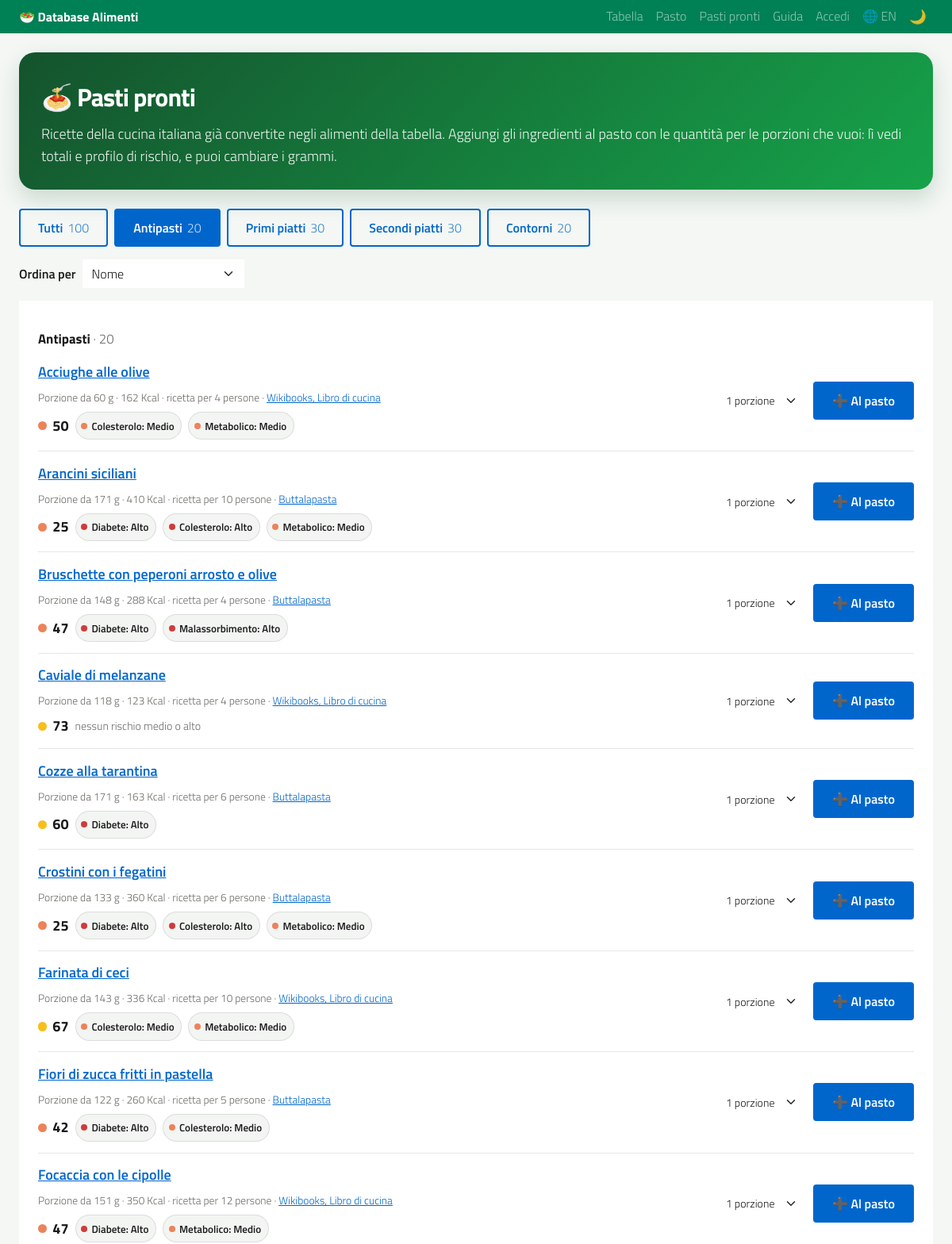
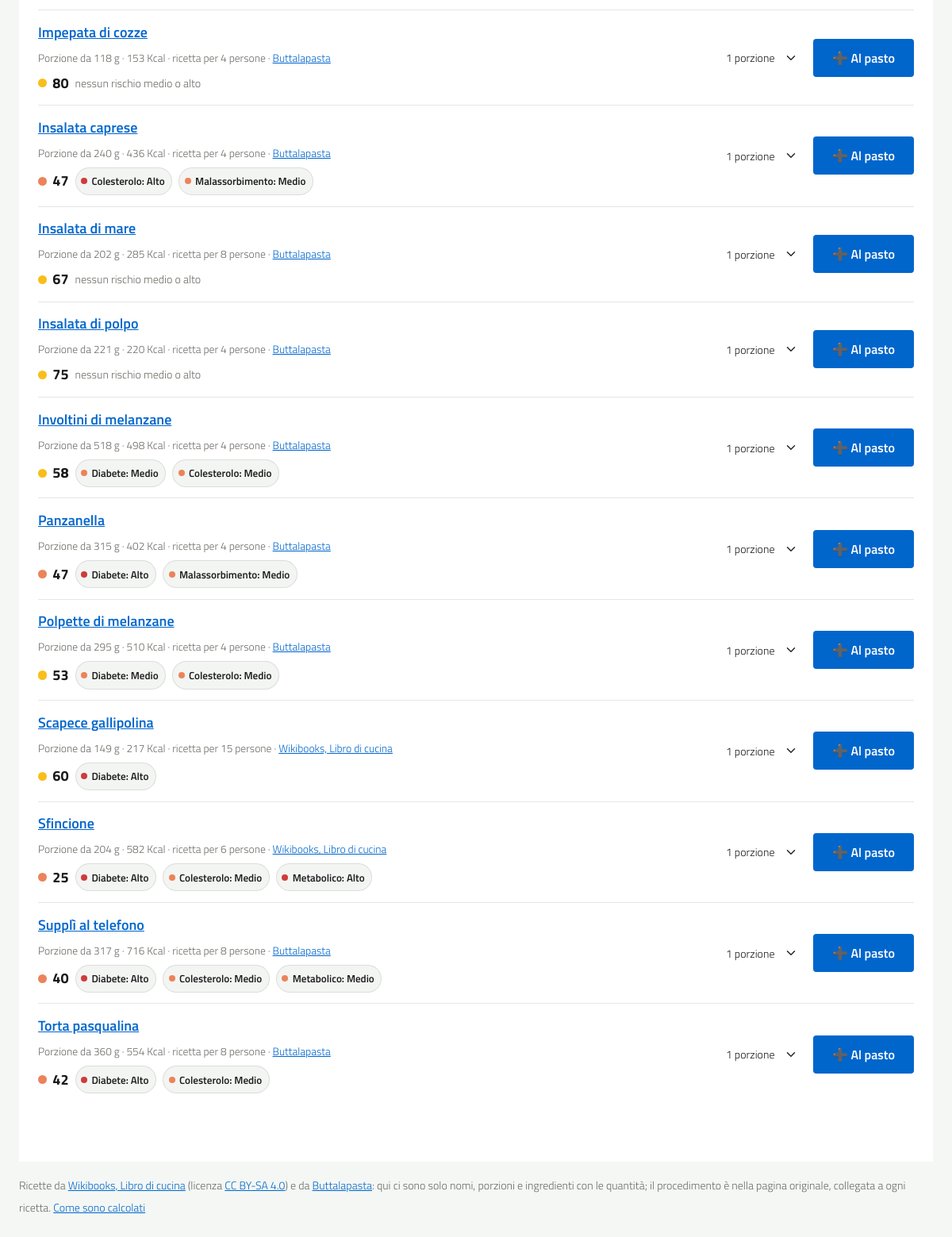
/pasti-pronti?portata=antipasto, run on the app's committed database (2 pictures, top to bottom).
### tables this page shows
CREATE TABLE pasti_pronti (
            id INTEGER PRIMARY KEY AUTOINCREMENT,
            codice TEXT NOT NULL UNIQUE,
            nome TEXT NOT NULL,
            portata TEXT NOT NULL
                CHECK (portata IN ('antipasto', 'primo', 'secondo', 'contorno')),
            porzioni INTEGER NOT NULL CHECK (porzioni > 0),
            fonte TEXT NOT NULL,
            url_fonte TEXT,
            note TEXT,
            alimento_id INTEGER,
            aggiornato_il TEXT
        );

CREATE TABLE alimenti (
            id INTEGER PRIMARY KEY AUTOINCREMENT,
            alimento TEXT NOT NULL,
            categoria TEXT,

            kcal REAL DEFAULT 0,
            tef_kcal REAL DEFAULT 0,
            tef_percent REAL DEFAULT 0,
            kcal_nette REAL DEFAULT 0,

            fruttosio REAL DEFAULT 0,
            fibre REAL DEFAULT 0,
            rapporto REAL DEFAULT 0,

            rischio_malassorbimento TEXT,
            rischio_metabolico TEXT,
            rischio_tumorale TEXT,

            aggiornato_il TEXT
        , proteine REAL DEFAULT 0, carboidrati REAL DEFAULT 0, grassi REAL DEFAULT 0, url_fonte TEXT, note TEXT, rischio_diabete TEXT, rischio_colesterolo TEXT, zuccheri REAL, grassi_saturi REAL, colesterolo REAL, vitamina_a REAL, vitamina_c REAL, vitamina_d REAL, vitamina_e REAL, vitamina_b12 REAL, folati REAL, calcio REAL, ferro REAL, magnesio REAL, potassio REAL, sodio REAL, zinco REAL, indice_glicemico REAL, nova INTEGER, fodmap_fruttani TEXT, fodmap_gos TEXT, fodmap_lattosio TEXT, fodmap_fruttosio TEXT, fodmap_polioli TEXT, fonte_nutrienti TEXT, fdc_id INTEGER, codice_crea TEXT, codice_barre TEXT, porzione REAL, glucosio REAL, lattosio REAL, alcol REAL, campi_usda TEXT, codice_cofid TEXT, campi_cofid TEXT, campi_ricetta TEXT, ingredienti TEXT);

### web/pasti_pronti.py (the view)
@bp.route("/pasti-pronti")
def elenco() -> ResponseReturnValue:
    ricette = ricette_db()
    piatti = archivio.get_alimenti_per_id([r["alimento_id"] for r in ricette if r["alimento_id"]])
    portata = request.args.get("portata", "")
    portata = portata if portata in pasti_pronti.CHIAVI_PORTATE else ""
    ordina = request.args.get("ordina", "nome")
    ordina = ordina if ordina in ORDINAMENTI else "nome"
    voci = []
    for ricetta in ricette:
        piatto = piatti.get(ricetta["alimento_id"]) if ricetta["alimento_id"] else None
        porzione = (piatto or {}).get("porzione")
        voci.append({
            **ricetta,
            "piatto": piatto,
            "kcal_porzione": (piatto["kcal"] or 0) * porzione / 100 if piatto and porzione else None,
            "rischi": rischi_in_evidenza(piatto),
        })
    def chiave(voce: dict[str, Any]) -> tuple[float, str]:
        nome = voce["nome"].casefold()
        punteggio = (voce["piatto"] or {}).get("punteggio")
        if ordina == "punteggio":
            return (-punteggio if punteggio is not None else 1.0, nome)
        if ordina == "kcal":
            return (voce["kcal_porzione"] if voce["kcal_porzione"] is not None else float("inf"), nome)
        return (0.0, nome)
    voci.sort(key=chiave)
    gruppi = [
        (chiave, etichetta, [v for v in voci if v["portata"] == chiave])
        for chiave, etichetta in pasti_pronti.PORTATE
        if not portata or chiave == portata
    ]
    return render_template(
        "pasti_pronti.html",
        gruppi=gruppi,
        portate=pasti_pronti.PORTATE,
        portata=portata,
        ordina=ordina,
        ordinamenti=ORDINAMENTI,
        conteggi=Counter(r["portata"] for r in ricette),
        totale=len(ricette),
        fonti_ricette=pasti_pronti.FONTI,
        porzioni_max=pasti_pronti.PORZIONI_MAX,
    )

### templates/pasti_pronti.html (shortened to what this page needs)
{% extends "base.html" %}
{% block content %}
<div class="page-header">
    <h1>🍝 {{ _('Pasti pronti') }}</h1>
    <p>
        {{ _('Ricette della cucina italiana già convertite negli alimenti della tabella. Aggiungi gli ingredienti al pasto con le quantità per le porzioni che vuoi: lì vedi totali e profilo di rischio, e puoi cambiare i grammi.') }}
    </p>
</div>
{% if not totale %}
    <div class="alert alert-info">
        {{ _('Nessun pasto pronto nel database. Un amministratore può caricarli con «flask pasti-importa».') }}
    </div>
{% else %}
<nav class="filtro-portate mb-3" aria-label="{{ _('Portate') }}">
    <a href="{{ url_for('pasti_pronti.elenco', ordina=ordina if ordina != 'nome' else None) }}"
       class="btn btn-sm {{ 'btn-primary' if not portata else 'btn-outline-primary' }}"
       {% if not portata %}aria-current="page"{% endif %}>{{ _('Tutti') }} <span class="conteggio">{{ totale }}</span></a>
    {% for chiave, etichetta in portate %}
        <a href="{{ url_for('pasti_pronti.elenco', portata=chiave, ordina=ordina if ordina != 'nome' else None) }}"
           class="btn btn-sm {{ 'btn-primary' if portata == chiave else 'btn-outline-primary' }}"
           {% if portata == chiave %}aria-current="page"{% endif %}>{{ etichetta|traduci }} <span class="conteggio">{{ conteggi[chiave] }}</span></a>
    {% endfor %}
</nav>
<form method="get" action="{{ url_for('pasti_pronti.elenco') }}" class="ordina-pasti mb-3">
    <label for="ordina-pasti" class="form-label mb-0">{{ _('Ordina per') }}</label>
    <select class="form-select" id="ordina-pasti" name="ordina" onchange="this.form.submit()">
        {% for chiave, etichetta in ordinamenti.items() %}
            <option value="{{ chiave }}" {% if ordina == chiave %}selected{% endif %}>{{ etichetta|traduci }}</option>
        {% endfor %}
    </select>
</form>
{% for chiave, etichetta, voci in gruppi %}
    <section class="card mb-3 elenco-pasti" aria-labelledby="titolo-{{ chiave }}">
        <div class="card-body">
            <h2 class="grafico-titolo" id="titolo-{{ chiave }}">{{ etichetta|traduci }} <span class="text-muted fw-normal">· {{ voci|length }}</span></h2>
            <ul class="lista-pasti">
                {% for voce in voci %}
                    <li class="pasto-pronto">
                        <div class="pasto-pronto-testo">
                            <p class="pasto-pronto-nome mb-1">
                                {% if voce.piatto %}
                                    <a href="{{ url_for('pagine.scheda', alimento_id=voce.piatto.id) }}">{{ voce.nome }}</a>
                                {% else %}
                                    {{ voce.nome }}
                                {% endif %}
                            </p>
                            <p class="pasto-pronto-dati mb-1">
                                {% if voce.piatto and voce.piatto.porzione %}
                                    ·
                                {% endif %}
                                {{ ngettext('ricetta per %(num)d persona', 'ricetta per %(num)d persone', voce.porzioni) }}
                                · <a href="{{ voce.url_fonte }}" target="_blank" rel="noopener noreferrer">{{ fonti_ricette[voce.fonte].nome }}</a>
                            </p>
                            {% if voce.piatto %}
                                <p class="pasto-pronto-rischi mb-0">
                                    {% if voce.piatto.punteggio is not none %}
                                        {% set liv = livello_punteggio(voce.piatto.punteggio) %}
                                        <span class="punteggio stato-{{ liv.stato }}" title="{{ _('Punteggio') }}">{{ voce.piatto.punteggio }}</span>
                                    {% endif %}
                                    {% for rischio in voce.rischi %}
                                        <span class="badge-risk stato-{{ stato_rischio(rischio.valore) }}">{{ rischio.etichetta|traduci }}: {{ rischio.valore|traduci }}</span>
                                    {% else %}
                                        <span class="small text-muted">{{ _('nessun rischio medio o alto') }}</span>
                                    {% endfor %}
                                </p>
                            {% endif %}
                        </div>
                        <form method="post" action="{{ url_for('pasti_pronti.aggiungi', codice=voce.codice) }}" class="pasto-pronto-azione">
                            <select class="form-select form-select-sm" id="porzioni-{{ voce.codice }}" name="porzioni">
                                {% for n in range(1, porzioni_max + 1) %}
                                    <option value="{{ n }}">{{ ngettext('%(num)d porzione', '%(num)d porzioni', n) }}</option>
                                {% endfor %}
                            </select>
                            <button type="submit" class="btn btn-primary btn-sm" aria-label="{{ _('Aggiungi al pasto gli ingredienti di %(nome)s', nome=voce.nome) }}">
                                ➕ {{ _('Al pasto') }}
                            </button>
                        </form>
                    </li>
                {% endfor %}
            </ul>
        </div>
    </section>
{% endfor %}
<p class="small text-muted">
    <a href="{{ url_for('pagine.guida') }}#pasti-pronti">{{ _('Come sono calcolati') }}</a>
</p>
{% endif %}
{% endblock %}

### templates/base.html (shortened to what this page needs)
<!doctype html>
<html lang="{{ lingua }}">
<head>
    <link rel="stylesheet" href="{{ url_for('static', filename='bootstrap-italia/css/bootstrap-italia.min.css') }}">
    <link rel="stylesheet" href="{{ url_for('static', filename='bootstrap-italia/css/fonts.css') }}">
    <link rel="stylesheet" href="{{ url_for('static', filename='css/app.css') }}">
</head>
{% set svuota_cache = not precarica and session.pop('svuota_cache', False) %}
<body
    data-sw="{{ url_for('pwa.service_worker') }}"
>
    <nav class="navbar navbar-expand-lg navbar-dark bg-success mb-4">
        <div class="container">
            <a class="navbar-brand" href="{{ url_for('pagine.index') }}">
                🥗 {{ _('Database Alimenti') }}
            </a>
            <div class="collapse navbar-collapse" id="mainNav">
                <div class="navbar-nav ms-auto">
                    <a class="nav-link" href="{{ url_for('pagine.index') }}">
                        {{ _('Tabella') }}
                    </a>
                    {% set voci_pasto = session.get('pasto', [])|length %}
                    <a class="nav-link" href="{{ url_for('pasto_diario.pasto') }}">
                        {{ _('Pasto') }}{% if voci_pasto %} <span class="contatore-pasto" aria-label="{{ ngettext('%(num)d alimento nel pasto', '%(num)d alimenti nel pasto', voci_pasto) }}">{{ voci_pasto }}</span>{% endif %}
                    </a>
                    <a class="nav-link" href="{{ url_for('pasti_pronti.elenco') }}">
                        {{ _('Pasti pronti') }}
                    </a>
                    <a class="nav-link" href="{{ url_for('pagine.guida') }}">
                        {{ _('Guida') }}
                    </a>
                    {% if current_user.is_authenticated %}
                        <span class="navbar-text text-white ms-lg-3">
                            👤 {{ current_user.username }}
                            <small class="opacity-75">({{ current_user.ruolo|traduci }})</small>
                        </span>
                        <form method="post" action="{{ url_for('accesso.logout') }}" class="d-inline">
                            <input type="hidden" name="csrf_token" value="{{ csrf_token() }}">
                            <button type="submit" class="nav-link btn btn-link border-0">
                                {{ _('Esci') }}
                            </button>
                        </form>
                    {% elif request.endpoint != 'accesso.login' %}
                        <a class="nav-link" href="{{ url_for('accesso.login', next=request.full_path.rstrip('?')) }}">
                            {{ _('Accedi') }}
                        </a>
                    {% endif %}
                    {% for codice, nome in LINGUE.items() if codice != lingua %}
                        <a
                            class="nav-link cambia-lingua"
                            href="{{ url_for('accesso.cambia_lingua', codice=codice, next=request.full_path.rstrip('?')) }}"
                            lang="{{ codice }}"
                            hreflang="{{ codice }}"
                            title="{{ nome }}"
                        >
                            <span aria-hidden="true">🌐</span> {{ codice|upper }}<span class="visually-hidden"> – {{ nome }}</span>
                        </a>
                    {% endfor %}
                    <button
                        type="button"
                        id="tema-toggle"
                        class="nav-link btn btn-link border-0 tema-toggle"
                        aria-label="{{ _('Passa alla modalità scura') }}"
                        title="{{ _('Passa alla modalità scura') }}"
                        aria-pressed="false"
                    >
                        <span class="tema-icona" aria-hidden="true">🌙</span>
                    </button>
                </div>
            </div>
        </div>
    </nav>
    {% with messages = [] if precarica else get_flashed_messages(with_categories=true) %}
        <div class="container">
        <div class="notifiche" id="notifiche">
        </div>
        </div>
    {% endwith %}
    <main class="container mb-5" id="contenuto" tabindex="-1">
        {% block content %}{% endblock %}
    </main>
</body>
</html>

### data on the page
pasti_pronti: nome "Acciughe alle olive", porzioni "ricetta per 4 persone", fonte "Wikibooks, Libro di cucina", piatto.punteggio "50", porzioni "1 porzione"
alimenti: etichetta|traduci "Colesterolo", valore|traduci "Medio", etichetta|traduci "Metabolico"
pasti_pronti: nome "Arancini siciliani", porzioni "ricetta per 10 persone", fonte "Buttalapasta", piatto.punteggio "25", porzioni "1 porzione"
alimenti: etichetta|traduci "Diabete", valore|traduci "Alto", etichetta|traduci "Colesterolo", etichetta|traduci "Metabolico", valore|traduci "Medio"
pasti_pronti: nome "Bruschette con peperoni arrosto e olive", porzioni "ricetta per 4 persone", fonte "Buttalapasta", piatto.punteggio "47", porzioni "1 porzione"
alimenti: etichetta|traduci "Diabete", valore|traduci "Alto", etichetta|traduci "Malassorbimento"
pasti_pronti: nome "Caviale di melanzane", porzioni "ricetta per 4 persone", fonte "Wikibooks, Libro di cucina", piatto.punteggio "73", porzioni "1 porzione"
pasti_pronti: nome "Cozze alla tarantina", porzioni "ricetta per 6 persone", fonte "Buttalapasta", piatto.punteggio "60", porzioni "1 porzione"
alimenti: etichetta|traduci "Diabete", valore|traduci "Alto"
pasti_pronti: nome "Crostini con i fegatini", porzioni "ricetta per 6 persone", fonte "Buttalapasta", piatto.punteggio "25", porzioni "1 porzione"
alimenti: etichetta|traduci "Diabete", valore|traduci "Alto", etichetta|traduci "Colesterolo", etichetta|traduci "Metabolico", valore|traduci "Medio"
pasti_pronti: nome "Farinata di ceci", porzioni "ricetta per 10 persone", fonte "Wikibooks, Libro di cucina", piatto.punteggio "67", porzioni "1 porzione"
alimenti: etichetta|traduci "Colesterolo", valore|traduci "Medio", etichetta|traduci "Metabolico"
pasti_pronti: nome "Fiori di zucca fritti in pastella", porzioni "ricetta per 5 persone", fonte "Buttalapasta", piatto.punteggio "42", porzioni "1 porzione"
alimenti: etichetta|traduci "Diabete", valore|traduci "Alto", etichetta|traduci "Colesterolo", valore|traduci "Medio"
pasti_pronti: nome "Focaccia con le cipolle", porzioni "ricetta per 12 persone", fonte "Wikibooks, Libro di cucina", piatto.punteggio "47", porzioni "1 porzione"
alimenti: etichetta|traduci "Diabete", valore|traduci "Alto", etichetta|traduci "Metabolico", valore|traduci "Medio"
pasti_pronti: nome "Impepata di cozze", porzioni "ricetta per 4 persone", fonte "Buttalapasta", piatto.punteggio "80", porzioni "1 porzione"
pasti_pronti: nome "Insalata caprese", porzioni "ricetta per 4 persone", fonte "Buttalapasta", piatto.punteggio "47", porzioni "1 porzione"
alimenti: etichetta|traduci "Colesterolo", valore|traduci "Alto", etichetta|traduci "Malassorbimento", valore|traduci "Medio"
pasti_pronti: nome "Insalata di mare", porzioni "ricetta per 8 persone", fonte "Buttalapasta", piatto.punteggio "67", porzioni "1 porzione"
pasti_pronti: nome "Insalata di polpo", porzioni "ricetta per 4 persone", fonte "Buttalapasta", piatto.punteggio "75", porzioni "1 porzione"
pasti_pronti: nome "Involtini di melanzane", porzioni "ricetta per 4 persone", fonte "Buttalapasta", piatto.punteggio "58", porzioni "1 porzione"
alimenti: etichetta|traduci "Diabete", valore|traduci "Medio", etichetta|traduci "Colesterolo"
pasti_pronti: nome "Panzanella", porzioni "ricetta per 4 persone", fonte "Buttalapasta", piatto.punteggio "47", porzioni "1 porzione"
alimenti: etichetta|traduci "Diabete", valore|traduci "Alto", etichetta|traduci "Malassorbimento", valore|traduci "Medio"
pasti_pronti: nome "Polpette di melanzane", porzioni "ricetta per 4 persone", fonte "Buttalapasta", piatto.punteggio "53", porzioni "1 porzione"
alimenti: etichetta|traduci "Diabete", valore|traduci "Medio", etichetta|traduci "Colesterolo"
pasti_pronti: nome "Scapece gallipolina", porzioni "ricetta per 15 persone", fonte "Wikibooks, Libro di cucina", piatto.punteggio "60", porzioni "1 porzione"
alimenti: etichetta|traduci "Diabete", valore|traduci "Alto"
pasti_pronti: nome "Sfincione", porzioni "ricetta per 6 persone", fonte "Wikibooks, Libro di cucina", piatto.punteggio "25", porzioni "1 porzione"
alimenti: etichetta|traduci "Diabete", valore|traduci "Alto", etichetta|traduci "Colesterolo", valore|traduci "Medio", etichetta|traduci "Metabolico"
pasti_pronti: nome "Supplì al telefono", porzioni "ricetta per 8 persone", fonte "Buttalapasta", piatto.punteggio "40", porzioni "1 porzione"
alimenti: etichetta|traduci "Diabete", valore|traduci "Alto", etichetta|traduci "Colesterolo", valore|traduci "Medio", etichetta|traduci "Metabolico"
pasti_pronti: nome "Torta pasqualina", porzioni "ricetta per 8 persone", fonte "Buttalapasta", piatto.punteggio "42", porzioni "1 porzione"
alimenti: etichetta|traduci "Diabete", valore|traduci "Alto", etichetta|traduci "Colesterolo", valore|traduci "Medio"

### other printed values
{{ codice|upper }} "EN"
{{ totale }} "100"
{{ etichetta|traduci }} "Antipasti" "Primi piatti" "Secondi piatti" "Contorni"
{{ conteggi[chiave] }} "20" "30" "30" "20"
{{ etichetta|traduci }} "Antipasti"
{{ voci|length }} "20"
form field ordina "Nome"
